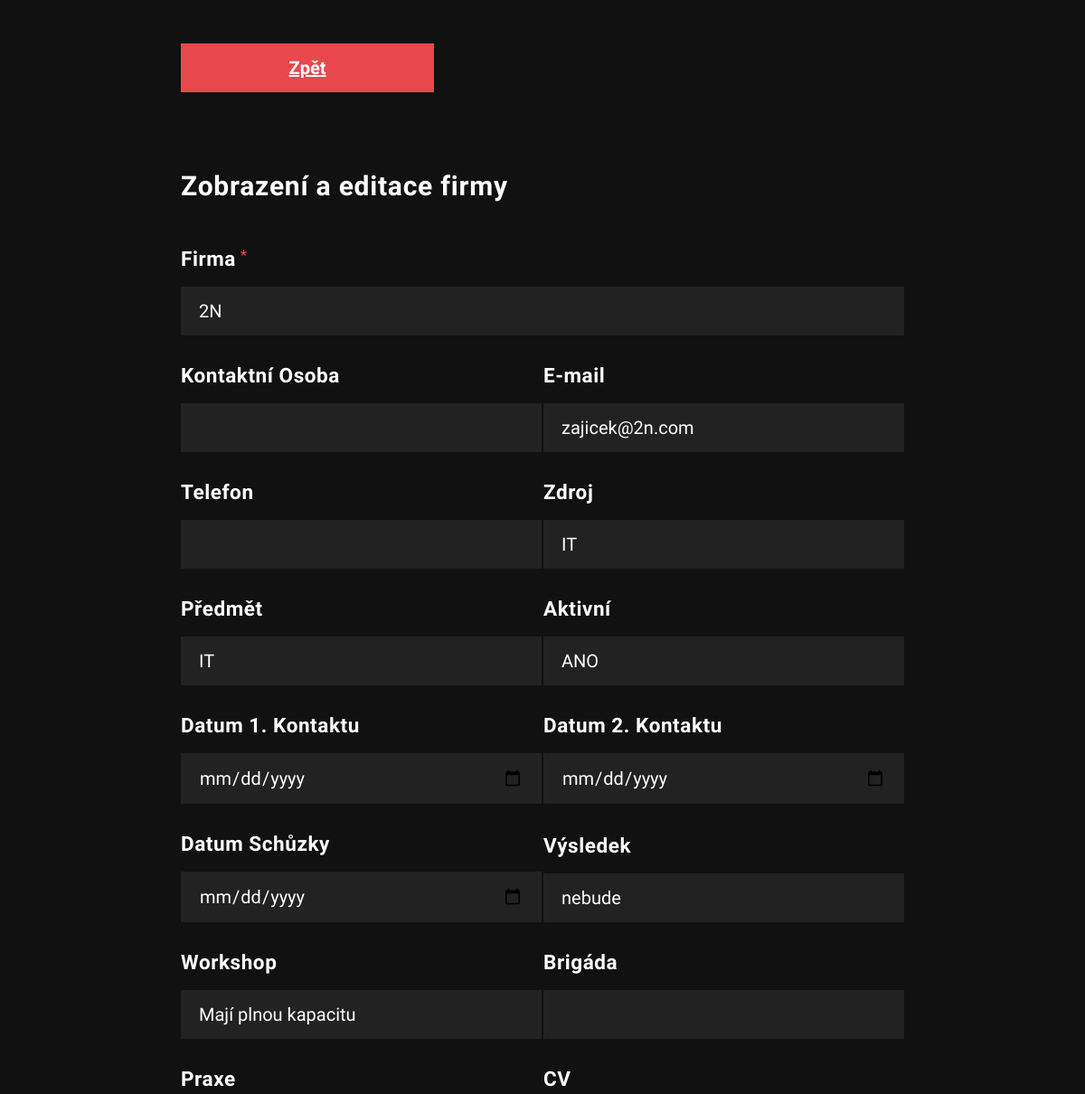
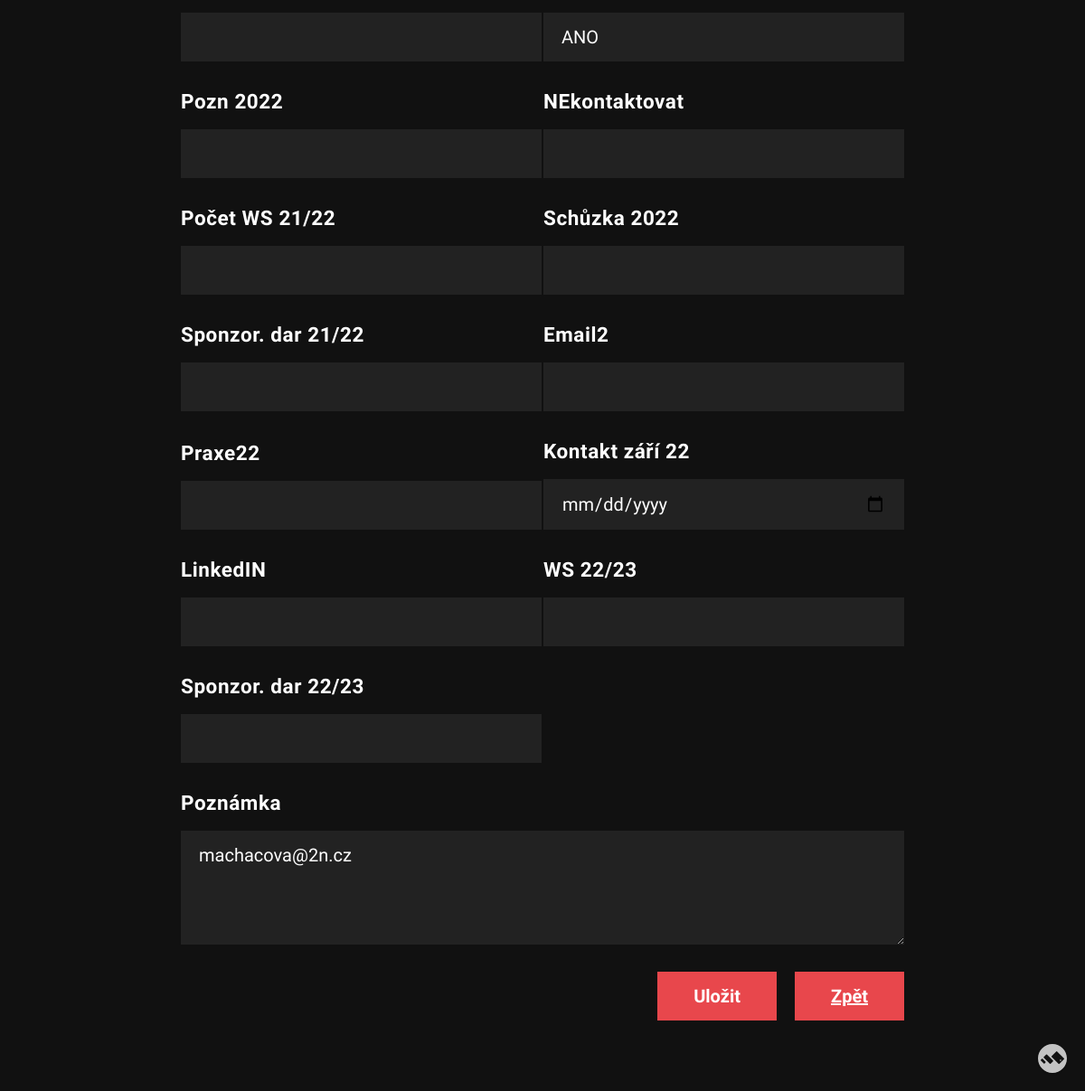
Screenshot of /editFirm/editFirmForm.php?id=1 (signed in) with the database file from the repository (2 pictures, top to bottom).
### tables this page shows
CREATE TABLE `firm` (
  `id` int(11) NOT NULL AUTO_INCREMENT,
  `active` tinyint(4) NOT NULL DEFAULT 1,
  `name` varchar(500) DEFAULT NULL,
  `surname` varchar(500) DEFAULT NULL,
  `email` varchar(500) DEFAULT NULL,
  `phone` varchar(14) DEFAULT NULL,
  `subject_id` int(11) DEFAULT NULL,
  `source` varchar(500) DEFAULT NULL,
  `date_of_contact` date DEFAULT NULL,
  `date_of_2_contact` date DEFAULT NULL,
  `date_of_meeting` date DEFAULT NULL,
  `result` varchar(500) DEFAULT NULL,
  `workshop` varchar(500) DEFAULT NULL,
  `brigade` varchar(500) DEFAULT NULL,
  `practice` varchar(500) DEFAULT NULL,
  `cv` tinyint(4) DEFAULT NULL,
  `note` varchar(500) DEFAULT NULL,
  `c14` varchar(500) DEFAULT NULL,
  `c15` varchar(500) DEFAULT NULL,
  `c16` varchar(500) DEFAULT NULL,
  `c17` varchar(500) DEFAULT NULL,
  `c18` varchar(500) DEFAULT NULL,
  `c19` varchar(500) DEFAULT NULL,
  `c20` varchar(500) DEFAULT NULL,
  `c21` varchar(500) DEFAULT NULL,
  `c22` varchar(500) DEFAULT NULL,
  `c23` varchar(500) DEFAULT NULL,
  `c24` varchar(500) DEFAULT NULL,
  PRIMARY KEY (`id`),
  KEY `fk_subject` (`subject_id`),
  CONSTRAINT `fk_subject` FOREIGN KEY (`subject_id`) REFERENCES `subject` (`id`)
);

CREATE TABLE `subject` (
  `id` int(11) NOT NULL AUTO_INCREMENT,
  `name` varchar(50) NOT NULL,
  PRIMARY KEY (`id`)
);

### editFirm/editFirmForm.php (the view, shortened to what this page needs)
<html lang="en" class=""><head>
<link rel="stylesheet" href="https://cdnjs.cloudflare.com/ajax/libs/normalize/5.0.0/normalize.min.css">
<link href="https://code.jquery.com/ui/1.12.1/themes/ui-lightness/jquery-ui.css" rel="stylesheet"/>
</head>
<?php
if(isset($_GET["id"])){
include_once("../conn.php");
$sql = "SELECT firm.id,firm.name,firm.surname,firm.email,firm.phone,firm.source,firm.active,firm.date_of_contact,firm.date_of_2_contact,firm.date_of_meeting,firm.result,firm.workshop,firm.brigade,firm.practice,firm.cv,firm.note,subject.name as subject, subject.id as subject_id";
$array_columns = array();
$array_columns_names = array();
$array_columns_types = array();
$columns = "SELECT columns.id,columns.name, type_of_column.type FROM columns inner join type_of_column on columns.type = type_of_column.id";
$result = $conn->query($columns);
if ($result->num_rows > 0) {
while($row = $result->fetch_assoc()) {
    $sql .= ",c". $row["id"];
    array_push($array_columns,"c".$row["id"]);
    array_push($array_columns_names,$row["name"]);
    array_push($array_columns_types,$row["type"]);
 }
} else {
}
$sql .= " FROM firm inner join subject on firm.subject_id = subject.id where firm.id = ".$_GET["id"]." limit 1";
$result = $conn->query($sql);
if ($result->num_rows > 0) {
  $row = $result->fetch_assoc();
} else {
  exit;
}
?>
<body>
  <form action="" class="form" id="<?php echo $_GET["id"]; ?>">
    <p class="field half">
    <a href="/table.php" class="button">Zpět</a>
  </p>
    <p class="field">
      <h2 class="label" style="font-size:30px">Zobrazení a editace firmy</h2>
    </p>
  <p class="field required">
    <label class="label required" for="name">Firma</label>
    <input class="text-input" id="name" name="name" required="" type="text" value="<?php echo $row["name"]; ?>">
  </p>
  <p class="field half">
    <label class="label" for="surname">Kontaktní Osoba</label>
    <input class="text-input" name="surname" type="text" value="<?php echo $row["surname"]; ?>">
  </p>
  <p class="field half">
    <label class="label" for="email">E-mail</label>
    <input class="text-input" name="email" type="email" value="<?php echo $row["email"]; ?>">
  </p>
  <p class="field half">
    <label class="label" for="phone">Telefon</label>
    <input class="text-input" name="phone" type="tel" value="<?php echo $row["phone"]; ?>">
  </p>
  <p class="field half">
    <label class="label" for="source">Zdroj</label>
    <input class="text-input" name="source" type="text" value="<?php echo $row["source"]; ?>">
  </p>
  <div class="field half">
    <label class="label">Předmět</label>
    <select class="select" name="subject_id">
    <option value="<?php echo $row["subject_id"]; ?>"><?php echo $row["subject"]; ?></option>
    </select>
  </div>
  <div class="field half">
    <label class="label">Aktivní</label>
    <select class="select" name="active">
      <?php
      if($row["active"] == 1){
        ?>
        <option value="1">ANO</option>
        <?php
      }else {
        ?>
        <option value="0">NE</option>
        <option value="1">ANO</option>
        <?php
      }
      ?>
    </select>
  </div>
  <div class="field half">
    <label class="label">Datum 1. Kontaktu</label>
    <input class="text-input" name="date_of_contact" type="date" value="<?php echo $row["date_of_contact"]; ?>">
  </div>
  <div class="field half">
    <label class="label">Datum 2. Kontaktu</label>
    <input class="text-input"name="date_of_2_contact" type="date" value="<?php echo $row["date_of_2_contact"]; ?>">
  </div>
  <div class="field half">
    <label class="label">Datum Schůzky</label>
    <input class="text-input" name="date_of_meeting" type="date" value="<?php echo $row["date_of_meeting"]; ?>">
  </div>
  <div class="field half">
    <label class="label">Výsledek</label>
    <input class="text-input" name="result" type="text" value="<?php echo $row["result"]; ?>">
  </div>
  <div class="field half">
    <label class="label">Workshop</label>
    <input class="text-input" name="workshop" type="text" value="<?php echo $row["workshop"]; ?>">
  </div>
  <div class="field half">
    <label class="label">Brigáda</label>
    <input class="text-input" name="brigade" type="text" value="<?php echo $row["brigade"]; ?>">
  </div>
  <div class="field half">
    <label class="label">Praxe</label>
    <input class="text-input" name="practice" type="text" value="<?php echo $row["practice"]; ?>">
  </div>
  <div class="field half">
    <label class="label">CV</label>
    <select class="select" name="cv">
      <?php
      if($row["cv"] == 1){
        ?>
        <option value="1">ANO</option>
        <?php
      }else {
        ?>
        <option value="0">NE</option>
        <option value="1">ANO</option>
        <?php
      }
      ?>
    </select>
  </div>
  <?php
  for($i=0;$i <count($array_columns);$i++){
    ?>
    <div class="field half">
    <label class="label"><?php echo $array_columns_names[$i]; ?></label>
    <input class="text-input" name="<?php echo $array_columns[$i]; ?>" type="<?php echo $array_columns_types[$i]; ?>" value="<?php echo $row[$array_columns[$i]]; ?>">
  </div>
    <?php
}
  ?>
  <p class="field">
    <label class="label" for="about">Poznámka</label>
    <textarea class="textarea" cols="50" id="about" name="note" rows="4"><?php echo $row["note"]; ?></textarea>
  </p>
  <p class="field buttons">
    <button class="button" id="send-button" value="Uložit">Uložit</button>
    <a href="/table.php" class="button">Zpět</a>
  </p>
  </form>
  <a href="https://codepen.io/mican/" target="_blank" class="mM"></a>
</body></html>
<?php
}
?>

### editFirm/editFirmForm.php (style rules this page uses)
html { -webkit-font-smoothing: antialiased; }
body { background-color: #111111; font-family: "Titillium Web", sans-serif; }
@media screen and (min-width: 40em) { body { font-size: 1.25em; } }
.form .button, .form .message, .customSelect, .form .select, .form .textarea, .form .text-input, .form .option-input + label, .form .checkbox-input + label, .form .label { padding: 0.75em 1em; -webkit-appearance: none; -moz-appearance: none; appearance: none; outline: none; line-height: normal; border-radius: 0; border: none; background: none; display: block; }
.form .label { font-weight: bold; color: white; padding-top: 0; padding-left: 0; letter-spacing: 0.025em; font-size: 1.125em; line-height: 1.25; position: relative; z-index: 100; }
.required .form .label:after, .form .required .label:after { content: " *"; color: #E8474C; font-weight: normal; font-size: 0.75em; vertical-align: top; }
.customSelect, .form .select, .form .textarea, .form .text-input, .form .option-input + label, .form .checkbox-input + label { font: inherit; line-height: normal; width: 100%; box-sizing: border-box; background: #222222; color: white; position: relative; }
.customSelect:placeholder, .form .select:placeholder, .form .textarea:placeholder, .form .text-input:placeholder, .form .option-input + label:placeholder, .form .checkbox-input + label:placeholder { color: white; }
.form .button { font: inherit; line-height: normal; cursor: pointer; background: #E8474C; color: white; font-weight: bold; width: auto; margin-left: auto; font-weight: bold; padding-left: 2em; padding-right: 2em; max-width: 200px; text-align:center; // dočasné řešení }
body { padding: 2em; }
.form { max-width: 40em; margin: 0 auto; position: relative; display: flex; flex-flow: row wrap; justify-content: space-between; align-items: flex-end; }
.form .field { width: 100%; margin: 0 0 1.5em 0; }
@media screen and (min-width: 40em) { .form .field.half { width: calc(50% - 1px); } }
.form .textarea { max-width: 100%; }
.form .select { text-indent: 0.01px; text-overflow: "" !important; }
.buttons { display: flex; justify-content: flex-end; gap: 20px; flex-wrap: wrap; }
.button { margin-left: 0 !important; }
.mM { display:block;border-radius:50%;box-shadow:0 1px 3px rgba(0, 0, 0, 0.12), 0 1px 2px rgba(0, 0, 0, 0.24);position:fixed;bottom:1em;right:1em;-webkit-transform-origin:50% 50%;transform-origin:50% 50%;-webkit-transition:all 240ms ease-in-out;transition:all 240ms ease-in-out;z-index:9999;opacity:0.75 }
.mM svg { display:block }

### rows the page displays
firm: name "2N", email "zajicek@2n.com", source "IT", subject_id "IT", active "ANO", result "nebude", workshop "Mají plnou kapacitu", cv "ANO", note "machacova@2n.cz"

### other values shown
$array_columns_names[$i] "Pozn 2022"
$array_columns_names[$i] "NEkontaktovat"
$array_columns_names[$i] "Počet WS 21/22"
$array_columns_names[$i] "Schůzka 2022"
$array_columns_names[$i] "Sponzor. dar 21/22"
$array_columns_names[$i] "Email2"
$array_columns_names[$i] "Praxe22"
$array_columns_names[$i] "Kontakt září 22"
$array_columns_names[$i] "LinkedIN"
$array_columns_names[$i] "WS 22/23"
$array_columns_names[$i] "Sponzor. dar 22/23"
